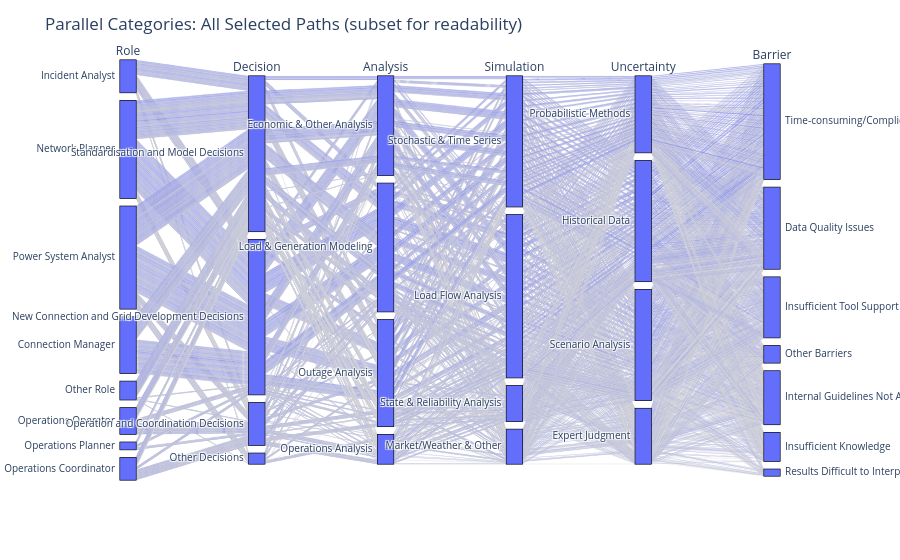

Notebook code cell kept with this figure:
### Code cell
def build_full_parcoords_df(df):
    rows = []
    for idx, row in df.iterrows():
        for rcol, rlab in ROLE_MAPPINGS.items():
            if rcol in df and row[rcol]==1:
                for dec_g, dec_cols in DECISION_GROUPS.items():
                    for dcol in dec_cols:
                        if dcol in df and row[dcol]==1:
                            for anal_g, anal_cols in ANALYSIS_MAPPINGS.items():
                                for acol in anal_cols:
                                    if acol in df and row[acol]==1:
                                        for sim_g, sim_cols in SIMULATION_GROUPS.items():
                                            for scol in sim_cols:
                                                if scol in df and row[scol]==1:
                                                    for ucol, ulag in UNCERTAINTY_GROUP_MAP.items():
                                                        if ucol in df and row[ucol]==1:
                                                            for bcol, blag in BARRIERS_MAPPINGS.items():
                                                                if bcol in df and row[bcol]>=4:
                                                                    rows.append({
                                                                        "role": rlab,
                                                                        "decision": dec_g,
                                                                        "analysis": anal_g,
                                                                        "simulation": sim_g,
                                                                        "uncertainty": ulag,
                                                                        "barrier": blag
                                                                    })
    return pd.DataFrame(rows)

pcat_df = build_full_parcoords_df(df)
if len(pcat_df)>0:
    fig = px.parallel_categories(
        pcat_df.sample(300) if len(pcat_df)>300 else pcat_df,
        dimensions=["role","decision","analysis","simulation","uncertainty","barrier"],
        labels={k: k.title() for k in pcat_df.columns}
    )
    fig.update_layout(title="Parallel Categories: All Selected Paths (subset for readability)")
    fig.show()
    print(len(pcat_df), "valid cross-selections found in data.")
else:
    print("No valid cross-selections found in data.")

### Figure 1 — Plotly figure (JSON) as saved in the notebook; plotly's stock layout.template omitted (floating-point values rounded to 4 significant figures; data arrays with more than 128 entries replaced by an {"elided": "..."} marker saying what was removed)
{"data": [{"dimensions": [{"label": "Role", "values": {"elided": "3000 str values"}}, {"label": "Decision", "values": {"elided": "3000 str values"}}, {"label": "Analysis", "values": {"elided": "3000 str values"}}, {"label": "Simulation", "values": {"elided": "3000 str values"}}, {"label": "Uncertainty", "values": {"elided": "3000 str values"}}, {"label": "Barrier", "values": {"elided": "3000 str values"}}], "domain": {"x": [0, 1], "y": [0, 1]}, "name": "", "type": "parcats"}], "layout": {"legend": {"tracegroupgap": 0}, "margin": {"t": 60}, "title": {"text": "Parallel Categories: All Selected Paths (subset for readability)"}}}
